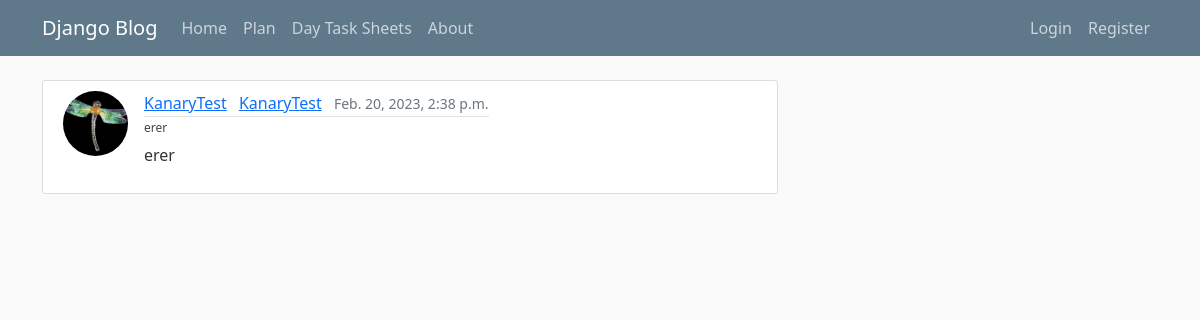
The app's page /post/1/ with its own data.
### blog/models.py (models this page shows, shortened)
class Post(models.Model):
    STATUS_CHOICES = [
            ('AC', 'Active'),
            ('CA', 'Cancelled'),
            ('PS', 'Postponed'),
            ('HD', 'Hidden'),
            ]
    title = models.CharField(max_length=100)
    content = models.TextField()
    purchaser = models.ForeignKey(Purchaser,
                                  on_delete=models.RESTRICT)
    date_posted = models.DateTimeField(default=timezone.now)
    author = models.ForeignKey(User,
                               on_delete=models.RESTRICT,
                               default=1)
    status = models.CharField(max_length=2,
                              choices=STATUS_CHOICES,
                              default='HD')
    parent = models.ForeignKey('self',
                               on_delete=models.CASCADE,
                               blank=True,
                               null=True)

### users/models.py (models this page shows, shortened)
class Profile(models.Model):
    user = models.OneToOneField(User, on_delete=models.CASCADE)
    image = models.ImageField(default='default.jpg', upload_to='profile_pics')

### blog/views.py (the view)
# urls.py: path('post/<int:pk>/', PostDetailView.as_view(), name='post-detail'),
class PostDetailView(DetailView):
    model = Post

### blog/templates/blog/post_detail.html (shortened to what this page needs)
{% extends "blog/base.html" %}
{% load comments %}
{% block content %}
<article class="d-flex content-section">
    <img class="rounded-circle article-img" src="{{ object.author.profile.image.url }}">
    <div class="media-body">
        <div class="article-metadata">
            <a class="me-2" href="{% url 'user-posts' object.author.username %}">{{ object.author }}</a>
            <a class="me-2" href="{% url 'user-posts' object.author.username %}">{{ object.author }}</a>
            <small class="text-muted">{{ object.date_posted }}</small>
        </div>
        <h2 class="article-title">{{ object.title }}</h2>
        <p class="article-content">{{ object.content }}</p>
    </div>
</article>
{% endblock content %}

### blog/static/blog/main.css (style rules this page uses)
body { background: #fafafa; color: #333333; margin-top: 5rem; }
h1, h2, h3, h4, h5, h6 { color: #444444; font-size: 12px; }
.content-section { background: #ffffff; padding: 10px 20px; border: 1px solid #dddddd; border-radius: 3px; margin-bottom: 20px; }
.article-title { font-size: 12px; color: #444444; }
.article-content { white-space: pre-line; }
.article-img { height: 65px; width: 65px; margin-right: 16px; }
.article-metadata { padding-bottom: 1px; margin-bottom: 4px; border-bottom: 1px solid #e3e3e3 }

### records on screen
Post: author.profile.image (placeholder picture), author "KanaryTest", date_posted "Feb. 20, 2023, 2:38 p.m.", title "erer", content "erer"
